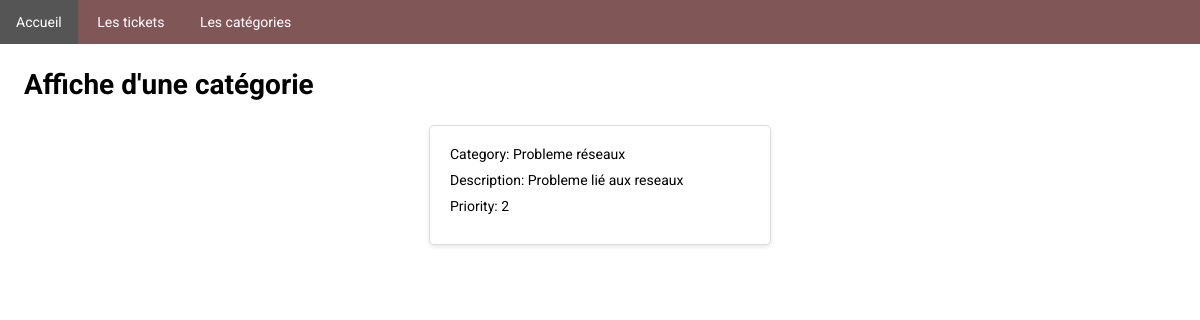
Page /ticket/read_category/5/ on the earlier database version.
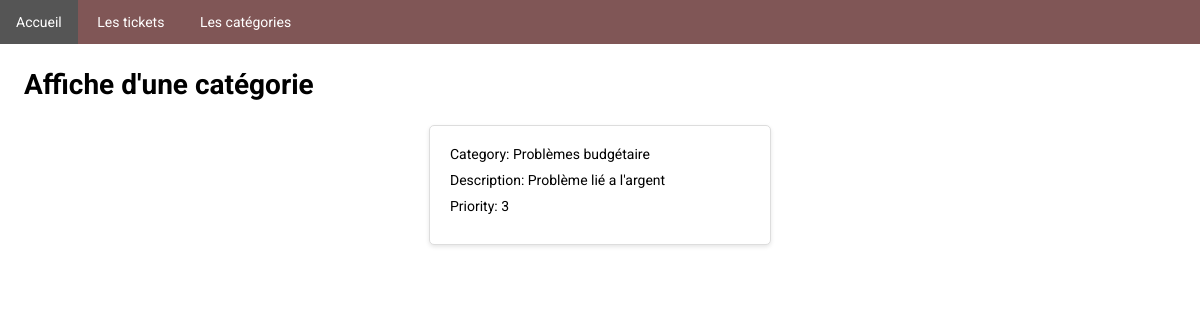
Same page on the later database version.
### ticket/models.py (models this page shows, shortened)
class Category(models.Model):
    name = models.CharField(max_length=200)
    description = models.TextField()
    priority_choices = (
        (1, 'Low'),
        (2, 'Medium'),
        (3, 'High'),
    )
    priority = models.IntegerField(choices=priority_choices, default=1)

### ticket/views.py (the view)
# urls.py: path('read_category/<int:category_id>/', views.read_category, name='read_category'),
def read_category(request, category_id):
    category = Category.objects.get(id=category_id)
    return render(request, 'ticket/affiche_category.html', {'category': category})

### ticket/templates/ticket/affiche_category.html (shortened to what this page needs)
{% extends 'ticket/main.html' %}
{% block content %}
<h1>Affiche d'une catégorie</h1>
<div class="ticket-container">
    <div class="ticket">
        <p>Category: {{ category.name }}</p>
        <p>Description: {{ category.description }}</p>
        <p>Priority: {{ category.priority }}</p>
    </div>
</div>
{% endblock %}

Differences in the rows shown:
changed Category: name "Probleme réseaux" → "Problèmes budgétaire"; description "Probleme lié aux reseaux" → "Problème lié a l'argent"; priority "2" → "3"
